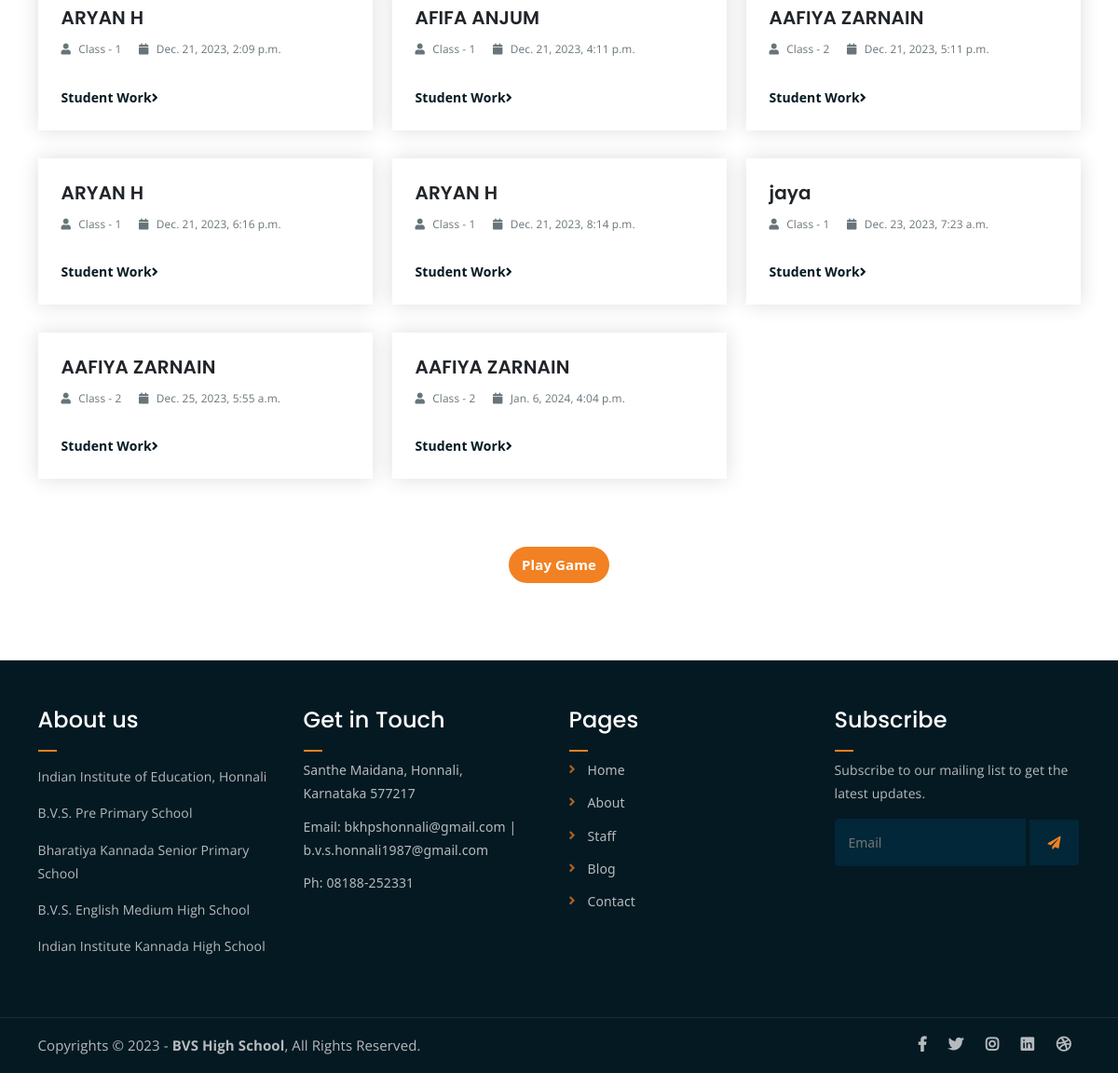
/blog (lower part), run on an earlier commit of the app's database.
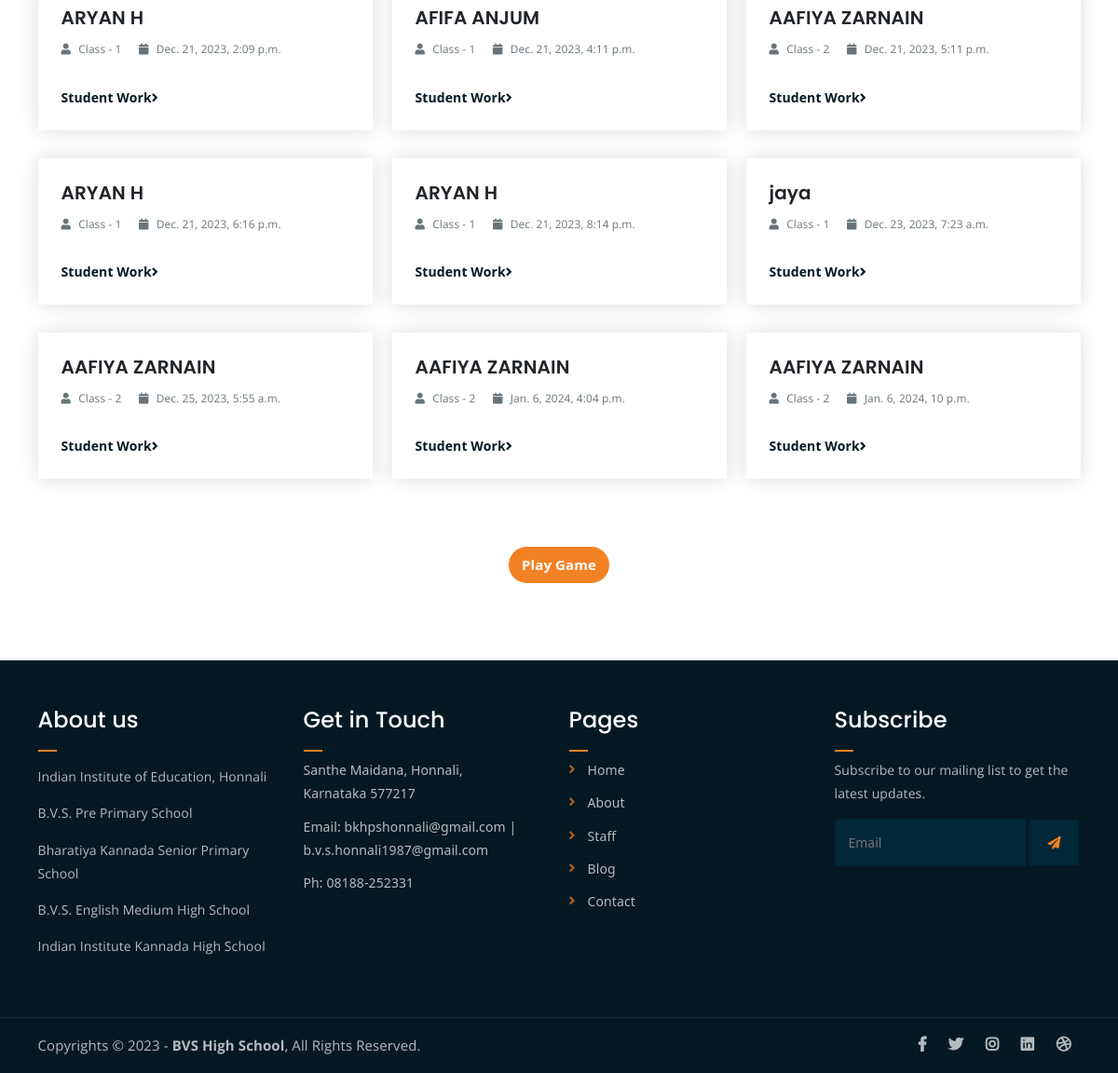
And on a later commit of the database.
### School_App/models.py (models this page shows)
class student_Work(models.Model):
    studentName = models.CharField(max_length = 50, default="")
    studentClass = models.CharField(max_length = 50, default="")
    studentId = models.CharField(max_length = 50, default="")
    subjectName = models.CharField(max_length = 50, default="")
    fileName = models.CharField(max_length = 50, default="")
    file = models.FileField()
    uploaded_at = models.DateTimeField(auto_now_add=True)
    comment = models.TextField(default="")
    staffName = models.CharField(max_length = 50, default="")

### School_App/views.py (the view)
# urls.py: path('blog', views.blog, name='blog'),
def blog(request):
    data = student_Work.objects.all()
    return render(request, 'blog/blog.html', {'datas':data})

### templates/blog/blog.html (shortened to what this page needs)
{% extends 'layouts/main.html' %}
{% load static %}
    {% block css %}
        <link rel="stylesheet" href="{% static 'assets/css/all.min.css' %}">
        <link rel="stylesheet" href="{% static 'assets/bootstrap/css/bootstrap.min.css' %}">
        <link rel="stylesheet" href="{% static 'assets/css/owl.carousel.css' %}">
        <link rel="stylesheet" href="{% static 'assets/css/magnific-popup.css' %}">
        <link rel="stylesheet" href="{% static 'assets/css/animate.css' %}">
        <link rel="stylesheet" href="{% static 'assets/css/meanmenu.min.css' %}">
        <link rel="stylesheet" href="{% static 'assets/css/main.css' %}">
        <link rel="stylesheet" href="{% static 'assets/css/responsive.css' %}">
    {% endblock css %}
    {% block content %}
	<div class="latest-news mt-80 mb-80">
		<div class="container">
			<div class="row">
				{% for data in datas %}
					<div class="col-lg-4 col-md-6 studentWork">
						<div class="single-latest-news">
							<div class="news-text-box">
								<h3><a style="text-decoration: none;">{{data.studentName}}</a></h3>
								<p class="blog-meta">
									<span class="author"><i class="fas fa-user"></i> {{data.studentClass}}</span>
									<span class="date"><i class="fas fa-calendar"></i> {{data.uploaded_at}}</span>
								</p>
								<a href="https://bharathiyavidyasamstehonnali.pythonanywhere.com//uploads/{{data.file}}" target="_blank" class="read-more-btn" style="text-decoration: none;"> Student Work<i class="fas fa-angle-right"></i></a>
							</div>
						</div>
					</div>
				{% endfor %}
			</div>
		</div>
            <div class="row">
				<div class="container">
					<div class="row">
						<div class="col-lg-12 text-center">
							<div class="pagination-wrap">
								<ul>
									<li><a class="active text-white" href="https://bharathiyavidyasamstehonnali.pythonanywhere.com//game" style="text-decoration: none;">Play Game</a></li>
								</ul>
							</div>
						</div>
					</div>
				</div>
			</div>
		</div>
	<div class="footer-area">
		<div class="container">
			<div class="row">
				<div class="col-lg-3 col-md-6">
					<div class="footer-box about-widget">
						<h2 class="widget-title">About us</h2>
						<p><p>Indian Institute of Education, Honnali</p>
							<p>B.V.S. Pre Primary School</p>
							<p>Bharatiya Kannada Senior Primary School</p>
							<p>B.V.S. English Medium High School</p>
							<p>Indian Institute Kannada High School</p>
							</p>
					</div>
				</div>
				<div class="col-lg-3 col-md-6">
					<div class="footer-box get-in-touch">
						<h2 class="widget-title">Get in Touch</h2>
						<ul>
							<li>Santhe Maidana, Honnali, Karnataka 577217</li>
							<li>Email: bkhpshonnali@gmail.com | b.v.s.honnali1987@gmail.com</li>
							<li>Ph: 08188-252331</li>
						</ul>
					</div>
				</div>
				<div class="col-lg-3 col-md-6">
					<div class="footer-box pages">
						<h2 class="widget-title">Pages</h2>
						<ul>
							<li><a href="/" style="text-decoration: none;">Home</a></li>
							<li><a href="/about" style="text-decoration: none;">About</a></li>
							<li><a href="/staff" style="text-decoration: none;">Staff</a></li>
							<li><a href="/blog" style="text-decoration: none;">Blog</a></li>
							<li><a href="/contact" style="text-decoration: none;">Contact</a></li>
						</ul>
					</div>
				</div>
				<div class="col-lg-3 col-md-6">
					<div class="footer-box subscribe">
						<h2 class="widget-title">Subscribe</h2>
						<p>Subscribe to our mailing list to get the latest updates.</p>
						<form action="/">
							<input type="email" placeholder="Email">
							<button type="submit"><i class="fas fa-paper-plane"><a href="http://b.v.s.honnali1987@gmail.com"></a></i></button>
						</form>
					</div>
				</div>
			</div>
		</div>
	</div>
	<div class="copyright">
		<div class="container">
			<div class="row">
				<div class="col-lg-6 col-md-12">
					<p>Copyrights &copy; 2023 - <a>BVS High School</a>,  All Rights Reserved.</p>
				</div>
				<div class="col-lg-6 text-right col-md-12">
					<div class="social-icons">
						<ul>
							<li><a href="#" target="_blank"><i class="fab fa-facebook-f"></i></a></li>
							<li><a href="#" target="_blank"><i class="fab fa-twitter"></i></a></li>
							<li><a href="#" target="_blank"><i class="fab fa-instagram"></i></a></li>
							<li><a href="#" target="_blank"><i class="fab fa-linkedin"></i></a></li>
							<li><a href="#" target="_blank"><i class="fab fa-dribbble"></i></a></li>
						</ul>
					</div>
				</div>
			</div>
		</div>
	</div>
    {% endblock content %}

### templates/layouts/main.html (shortened to what this page needs)
<!doctype html>
<html lang="en">
<head>
    {% block css %}
    {% endblock css %}
    <link href="https://cdn.jsdelivr.net/npm/bootstrap@5.3.2/dist/css/bootstrap.min.css" rel="stylesheet"
>
</head>
<body>
    {% block content %}
    {% endblock content %}
</body>
</html>

### static/assets/css/main.css (style rules this page uses)
html { font-size: 14px; font-weight: 400; line-height: 28px; height: 100%; }
body { font-family: "Open Sans", sans-serif; font-weight: 400; font-size: 1rem; letter-spacing: 0.1px; line-height: 1.8; color: #051922; overflow-x: hidden; }
h1, .h1, h2, .h2, h3, .h3, h4, .h4, h5, .h5, h6, .h6 { font-family: "Poppins", sans-serif; font-weight: 700; margin: 0 0 1.25rem 0; color: #051922; }
h2, .h2 { font-size: 3rem; font-weight: 700; line-height: 3.25rem; }
h3, .h3 { font-size: 2rem; font-weight: 700; line-height: 2.25rem; }
p { font-family: "Open Sans", sans-serif; font-weight: 400; font-size: 1rem; letter-spacing: 0.1px; line-height: 1.8; color: #051922; margin: 0 0 1.25rem 0; }
p:last-child { margin: 0; }
.mt-80 { margin-top: 80px; }
.mb-80 { margin-bottom: 80px; }
a.read-more-btn { display: inline-block; margin-top: 15px; color: #051922; -webkit-transition: 0.3s; -o-transition: 0.3s; transition: 0.3s; font-weight: 700; }
.footer-area { background-color: #051922; color: #fff; padding: 50px 0; }
h2.widget-title { font-size: 24px; font-weight: 500; position: relative; padding-bottom: 20px; color: #fff; }
h2.widget-title:after { position: absolute; left: 0; bottom: 0; width: 20px; height: 2px; background-color: #F28123; content: ""; }
.footer-box p { color: #fff; opacity: 0.7; line-height: 1.8; }
.footer-box ul { margin: 0; padding: 0; list-style: none; }
.footer-box ul li { opacity: 0.7; margin-bottom: 10px; line-height: 1.8; }
.footer-box ul li:last-child { margin-bottom: 0; }
.footer-box.subscribe form input[type=email] { border: none; background-color: #012738; width: 78%; padding: 15px; border-top-left-radius: 5px; border-bottom-left-radius: 5px; color: #fff; }
.footer-box.subscribe form button { width: 20%; border: none; background-color: #012738; color: #F28123; padding: 14px 0; border-top-right-radius: 3px; border-bottom-right-radius: 3px; cursor: pointer; }
.copyright { background-color: #051922; border-top: 1px solid #232a35; }
.copyright p { margin: 0; color: #fff; opacity: 0.7; padding: 16px 0; font-size: 15px; }
.copyright a { color: #F28123; font-weight: 700; }
.social-icons ul { margin: 0; padding: 0; list-style: none; }
.social-icons ul li { display: inline-block; }
.social-icons ul li a { font-size: 16px; color: #fff; opacity: 0.7; padding: 16px 10px; display: block; }
.footer-box ul li a { color: #fff; }
.footer-box.pages ul li { position: relative; padding-left: 20px; }
.footer-box.pages ul li:before { position: absolute; left: 0; top: 0; content: "\f105"; font-family: "Font Awesome 5 Free"; font-weight: 900; color: #F28123; }
.single-latest-news { -webkit-box-shadow: 0 0 20px #dddddd; box-shadow: 0 0 20px #dddddd; -webkit-transition: 0.3s; -o-transition: 0.3s; transition: 0.3s; }
.footer-box.pages ul li a { -webkit-transition: 0.3s; -o-transition: 0.3s; transition: 0.3s; }
.footer-box.subscribe form button { -webkit-transition: 0.3s; -o-transition: 0.3s; transition: 0.3s; }
.social-icons ul li a { -webkit-transition: 0.3s; -o-transition: 0.3s; transition: 0.3s; }
.pagination-wrap ul li a { -webkit-transition: 0.3s; -o-transition: 0.3s; transition: 0.3s; }
html, body { height: 100%; }
.single-latest-news h3 { font-size: 20px; line-height: 1.25em; font-weight: 600; }
.single-latest-news h3 a { color: #051922; }
p.blog-meta span:last-child { margin-right: 0; }
.news-text-box { padding: 25px; border-bottom-left-radius: 5px; border-bottom-right-radius: 5px; }
.single-latest-news { margin-bottom: 30px; }
.pagination-wrap { margin-top: 40px; }
.pagination-wrap ul { margin: 0; padding: 0; list-style: none; }
.pagination-wrap ul li { display: inline-block; }
.pagination-wrap ul li a { color: #6f6f6f; font-size: 15px; background-color: #f3f3f3; display: inline-block; padding: 8px 14px; border-radius: 5px; margin: 3px; font-weight: 600; border-radius: 50px; }
.pagination-wrap ul li a.active { background-color: #F28123; }

### templates/layouts/main.html (style rules this page uses)
* { padding: 0; margin: 0; box-sizing: border-box; text-decoration: none; }
body { height: 100vh; }

What changed in the data, as far as the page shows it:
added student_Work: studentName "AAFIYA ZARNAIN", studentClass "Class - 2", uploaded_at "Jan. 6, 2024, 10 p.m."
